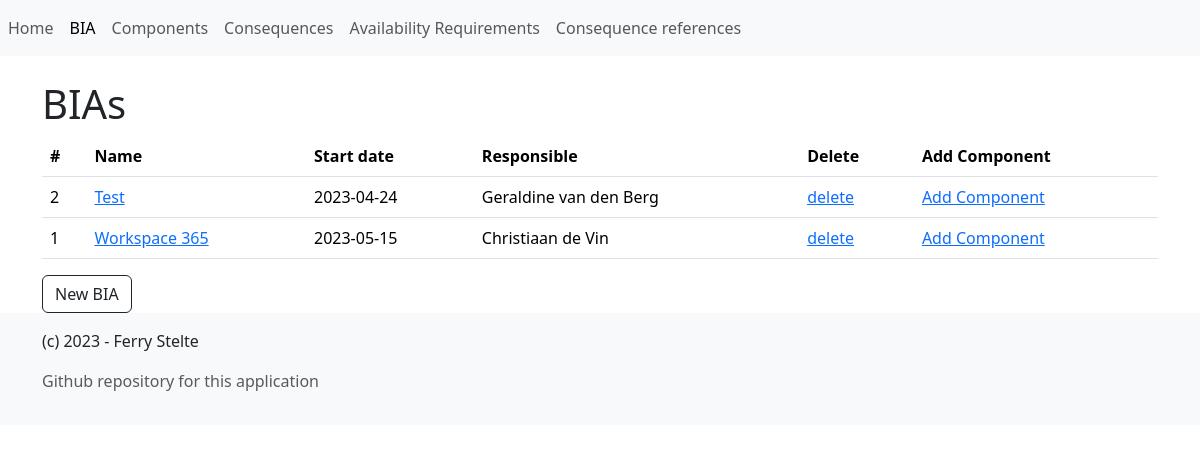
Page /manage-data/bia/list on the committed database.
### app/model.py (models this page shows)
class Context_Scope(Base):
    __tablename__ = 'context_scope'
    id = Column(Integer, primary_key=True)
    name = Column(String(50))
    responsible = Column(String(100))
    coordinator = Column(String(100))
    start_date = Column(Date)
    end_date = Column(Date)
    last_update = Column(Date)
    service_description = Column(String)
    knowledge = Column(String)
    interfaces = Column(String)
    mission_critical = Column(String)
    support_contracts = Column(String)
    security_supplier = Column(String)
    user_amount = Column(Integer)
    scope_description = Column(String)
    risk_assessment_human = Column(String)
    risk_assessment_process = Column(String)
    risk_assessment_technological = Column(String)
    project_leader = Column(String)
    risk_owner = Column(String)
    product_owner = Column(String)
    technical_administrator = Column(String)
    security_manager = Column(String)
    incident_contact = Column(String)

### app/blueprints/manage_data/views.py (the view)
@manage_data_blueprint.route('/bia/list', methods=['GET', 'POST'])
def bia_list():
    bias = app_db.session.query(Context_Scope).order_by(Context_Scope.name).all()
    thead_th_items = [
        {
            'col_title': '#',
        },
        {
            'col_title': 'Name',
        },
        {
            'col_title': 'Start date'
        },
        {
            'col_title': 'Responsible'
        },
        {
            'col_title': 'Delete'
        },
        {
            'col_title': 'Add Component'
        },
    ]
    tbody_tr_items = []
    for bia in bias:
        tbody_tr_items.append([
            {
                'col_value': bia.id,
            },
            {
                'col_value': bia.name,
                'url': url_for('manage_data.bia_edit', bia_id=bia.id),
            },
            {
                'col_value': bia.start_date,
            },
            {
                'col_value': bia.responsible
            },
            {
                'col_value': 'delete',
                'url': url_for('manage_data.bia_delete', bia_id=bia.id),
            },
            {
                'col_value': 'Add Component',
                'url': url_for('manage_data.component_new', bia_id=bia.id)
            }
            ])
    return render_template(
        'items_list.html',
        title='BIAs',
        thead_th_items=thead_th_items,
        tbody_tr_items=tbody_tr_items,
        item_new_url=url_for('manage_data.bia_new'),
        item_new_text='New BIA',
    )

### app/factory.py (called while the page is built)
def create_app():
    app = Flask(__name__)
    app.config.from_object('config.ConfigDevelopment')
    app.logger = app_logging.init_app(app)
    app_db.init_app(app)
    app.logger.debug('test debug message')
    Bootstrap5(app)
    csrf = CSRFProtect()
    csrf.init_app(app)
    from .blueprints.manage_data.views import manage_data_blueprint
    app.register_blueprint(manage_data_blueprint, url_prefix='/manage-data')
    @app.teardown_appcontext
    def teardown_db(response_or_exception):
        if hasattr(app_db, 'session'):
            app_db.session.remove()
    @app.route('/')
    def index():
        return render_template(
            'home.html',
            welcome_message='Hello world',
        )
    return app

### app/templates/items_list.html
{% extends "base.html" %}
{% block content %}
	<h1>
		{{ title }}
	</h1>
	{% if tbody_tr_items %}
	<table class="table">
		<thead>
		<tr>
			{% for thead_th_item in thead_th_items %}
			<th scope="col">
				{{ thead_th_item.col_title }}
			</th>
			{% endfor %}
		</tr>
		</thead>
		<tbody>
			{% for tbody_tr_item in tbody_tr_items %}
			<tr>
				{% for tbody_td_item in tbody_tr_item %}
				<td>
					{% if tbody_td_item.url %}
						<a href="{{ tbody_td_item.url }}">
							{{ tbody_td_item.col_value }}
						</a>
					{% else %}
						{% if tbody_td_item.col_value %}
							{{ tbody_td_item.col_value }}
						{% else %}
							-
						{% endif %}
					{% endif %}
				</td>
				{% endfor %}
			</tr>
			{% endfor %}
		</tbody>
	</table>
	{% else %}
		<p>
		No items found
		</p>
	{% endif %}
	<a class="btn btn-outline-dark" href="{{ item_new_url }}" role="button">
		{{ item_new_text }}
	</a>
{% endblock %}

### rows in the picture
Context_Scope: col_value "Test", col_value "2023-04-24", col_value "Geraldine van den Berg"
Context_Scope: col_value "Workspace 365", col_value "2023-05-15", col_value "Christiaan de Vin"

### other values in the picture
{{ render_nav_item('index', 'Home', use_li=True) }} "Home"
{{ render_nav_item('manage_data.bia_list', 'BIA', use_li=True) }} "BIA"
{{ title }} "BIAs"
{{ thead_th_item.col_title }} "#" "Name" "Start date" "Responsible" "Delete" "Add Component"
{{ tbody_td_item.col_value }} "2" "1"
{{ tbody_td_item.col_value }} "delete" "Add Component" "delete" "Add Component"
{{ item_new_text }} "New BIA"
